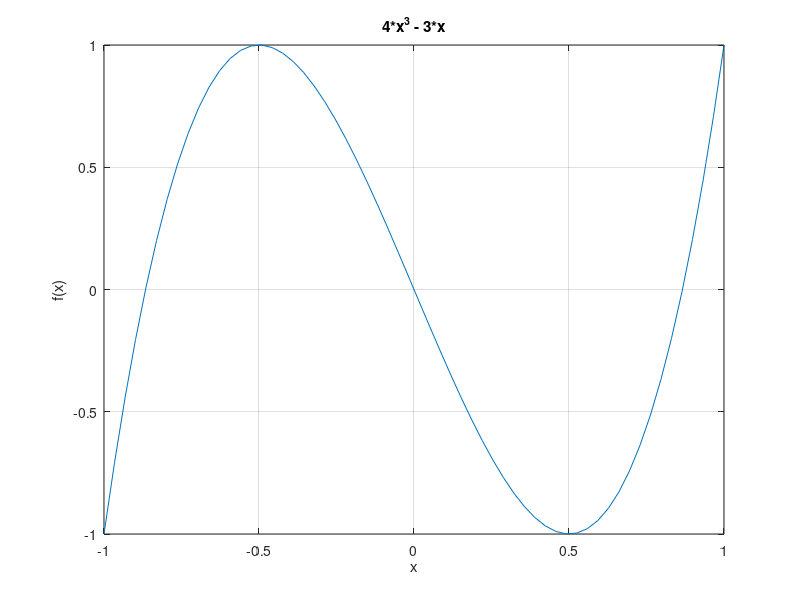

Reproduce this figure in MATLAB.
clc 
clear all 
close all
x = linspace(-1,1,60);
f = 4*x.^3 - 3*x;
plot(x,f)
grid on
xlabel('x')
ylabel('f(x)')
title('4*x^3 - 3*x')

